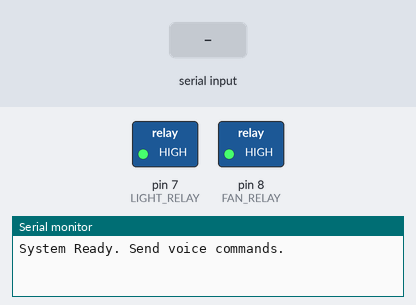
Bench run of a sketch on a simulated Arduino Uno, built with avr-gcc and run on an emulated ATmega328P. On the bench: switched loads named in the sketch (green lamp = pin HIGH), the last lines printed to the serial monitor. Inputs (shaded band) come from the test bench.

Above: at 1.2 s.
1.3 s: "light on\n" received over Serial
At 2.0 s:
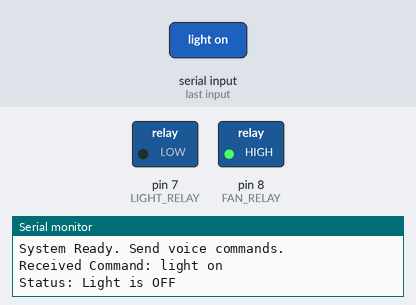
2.8 s: "fan on\n" received over Serial
At 4.0 s:
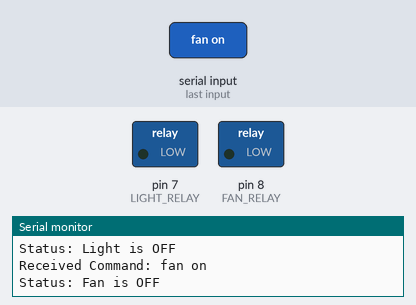
4.3 s: "light off\n" received over Serial
At 5.6 s:
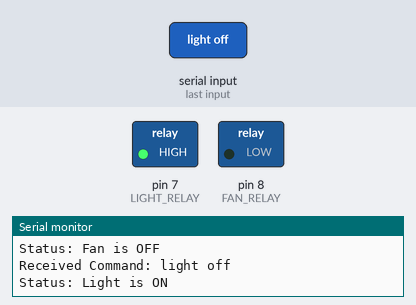
Timing chart, 0 to 7.3 s (numbered marks = the images above; inputs shaded):
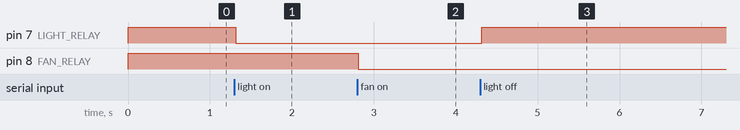

Measured:
- after the input at 1.3 s, pin 7 (LIGHT_RELAY): HIGH → LOW at once
- after the input at 2.8 s, pin 8 (FAN_RELAY): HIGH → LOW at once
- after the input at 4.3 s, pin 7 (LIGHT_RELAY): LOW → HIGH at once

The sketch:

smart_home_automation.ino
```cpp
// Define relay pins
const int LIGHT_RELAY = 7; // Relay 1 controls the light
const int FAN_RELAY = 8;   // Relay 2 controls the fan

String command = ""; // String variable to hold incoming voice commands

void setup() {
  // Initialize hardware serial communication at 9600 baud rate
  Serial.begin(9600);

  // Set relay pins as OUTPUTs
  pinMode(LIGHT_RELAY, OUTPUT);
  pinMode(FAN_RELAY, OUTPUT);

  // Turn relays OFF initially
  // (Change to HIGH if your relay module is Active-Low)
  digitalWrite(LIGHT_RELAY, HIGH);
  digitalWrite(FAN_RELAY, HIGH);

  Serial.println("System Ready. Send voice commands.");
}

void loop() {
  // Read incoming serial data string until a newline character
  while (Serial.available() > 0) {
    char c = Serial.read();

    // Ignore newline or carriage return characters
    if (c == '\n' || c == '\r') {
      continue;
    }

    command += c; // Build the command string character by character
    delay(2);     // Short delay for stability
  }

  // If a command has been received
  if (command.length() > 0) {
    command.toLowerCase(); // Convert to lowercase to avoid case-sensitivity issues
    command.trim();        // Remove any accidental trailing spaces

    Serial.print("Received Command: ");
    Serial.println(command);

    // --- Light Control Logic ---
    if (command == "light off" || command == "turn off light") {
      digitalWrite(LIGHT_RELAY, HIGH); // Turn Light ON
      Serial.println("Status: Light is ON");
    }
    else if (command == "light on" || command == "turn on light") {
      digitalWrite(LIGHT_RELAY, LOW);  // Turn Light OFF
      Serial.println("Status: Light is OFF");
    }

    // --- Fan Control Logic ---
    else if (command == "fan off" || command == "turn off fan") {
      digitalWrite(FAN_RELAY, HIGH);   // Turn Fan ON
      Serial.println("Status: Fan is ON");
    }
    else if (command == "fan on" || command == "turn on fan") {
      digitalWrite(FAN_RELAY, LOW);    // Turn Fan OFF
      Serial.println("Status: Fan is OFF");
    }

    command = ""; // Clear the string variable for the next command
  }
}
```
